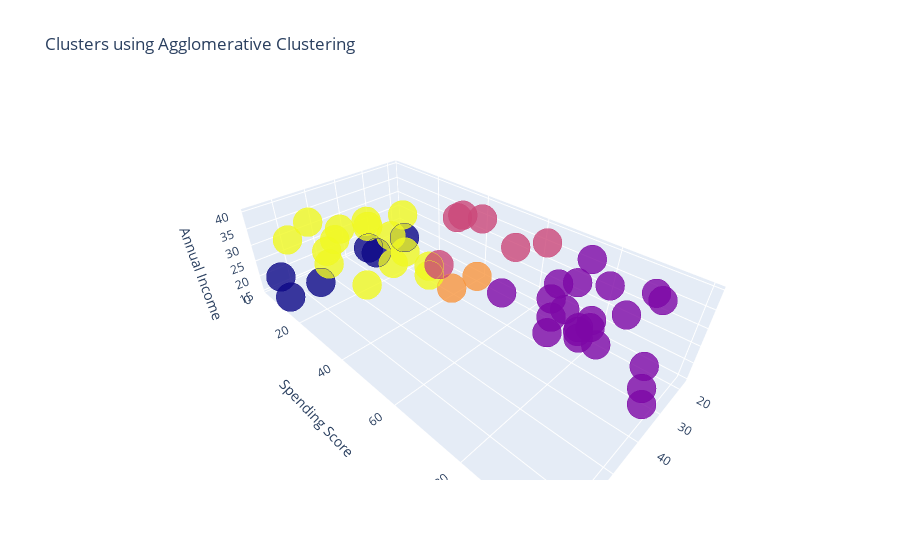

The notebook cell this image was saved under:
### Markdown cell above
# Cluster Chart

### Code cell
from sklearn.cluster import AgglomerativeClustering
hc = AgglomerativeClustering(n_clusters = 5, affinity = 'euclidean', linkage ='average') 
y_hc = hc.fit_predict(data)
y_hc
data['cluster'] = pd.DataFrame(y_hc)
import plotly.graph_objs as go
trace1 = go.Scatter3d(
        x= data['Age'],
        y= data['Spending Score (1-100)'], z= data['Annual Income (k$)'], mode='markers',
        marker=dict(
            color = data['cluster'], size= 10,
            line=dict(
                color= data['cluster'],width= 12 ),
            opacity=0.8 )
)
data_plot = [trace1] 
layout = go.Layout(
title= 'Clusters using Agglomerative Clustering', scene = dict(
xaxis = dict(title = 'Age'),
yaxis = dict(title = 'Spending Score'), zaxis = dict(title = 'Annual Income')
) )
fig = go.Figure(data=data_plot, layout=layout)
py.offline.iplot(fig)
X = data.iloc[:, [3,4]].values
plt.scatter(X[y_hc==0, 0], X[y_hc==0, 1], s=100, c='red', label ='Cluster 1') 
plt.scatter(X[y_hc==1, 0], X[y_hc==1, 1], s=100, c='blue', label ='Cluster 2') 
plt.scatter(X[y_hc==2, 0], X[y_hc==2, 1], s=100, c='green', label ='Cluster 3') 
plt.scatter(X[y_hc==3, 0], X[y_hc==3, 1], s=100, c='purple', label ='Cluster 4') 
plt.scatter(X[y_hc==4, 0], X[y_hc==4, 1], s=100, c='orange', label ='Cluster 5') 
plt.title('Clusters of Customers (Hierarchical Clustering Model)')
plt.xlabel('Annual Income(k$)') 
plt.ylabel('Spending Score(1-100)') 
plt.show()

### Figure 1 — Plotly figure (JSON) as saved in the notebook; plotly's stock layout.template omitted (floating-point values rounded to 4 significant figures)
{"data": [{"marker": {"color": [3, 1, 0, 1, 3, 1, 0, 1, 0, 1, 0, 1, 0, 1, 0, 1, 4, 1, 4, 1, 4, 1, 4, 1, 4, 1, 4, 1, 4, 1, 4, 1, 4, 1, 4, 1, 4, 1, 4, 1, 4, 1, 4, 2, 4, 2, 2, 2, 2, 2], "line": {"color": [3, 1, 0, 1, 3, 1, 0, 1, 0, 1, 0, 1, 0, 1, 0, 1, 4, 1, 4, 1, 4, 1, 4, 1, 4, 1, 4, 1, 4, 1, 4, 1, 4, 1, 4, 1, 4, 1, 4, 1, 4, 1, 4, 2, 4, 2, 2, 2, 2, 2], "width": 12}, "opacity": 0.8, "size": 10}, "mode": "markers", "type": "scatter3d", "x": [19, 21, 20, 23, 31, 22, 35, 23, 64, 30, 67, 35, 58, 24, 37, 22, 35, 20, 52, 35, 35, 25, 46, 31, 54, 29, 45, 35, 40, 23, 60, 21, 53, 18, 49, 21, 42, 30, 36, 20, 65, 24, 48, 31, 49, 24, 50, 27, 29, 31], "y": [39, 81, 6, 77, 40, 76, 6, 94, 3, 72, 14, 99, 15, 77, 13, 79, 35, 66, 29, 98, 35, 73, 5, 73, 14, 82, 32, 61, 31, 87, 4, 73, 4, 92, 14, 81, 17, 73, 26, 75, 35, 92, 36, 61, 28, 65, 55, 47, 42, 42], "z": [15, 15, 16, 16, 17, 17, 18, 18, 19, 19, 19, 19, 20, 20, 20, 20, 21, 21, 23, 23, 24, 24, 25, 25, 28, 28, 28, 28, 29, 29, 30, 30, 33, 33, 33, 33, 34, 34, 37, 37, 38, 38, 39, 39, 39, 39, 40, 40, 40, 40]}], "layout": {"scene": {"xaxis": {"title": {"text": "Age"}}, "yaxis": {"title": {"text": "Spending Score"}}, "zaxis": {"title": {"text": "Annual Income"}}}, "title": {"text": "Clusters using Agglomerative Clustering"}}}
